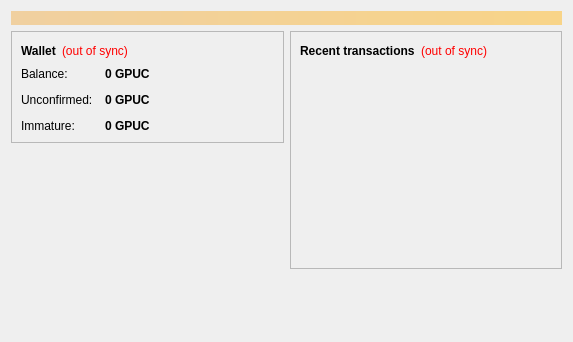
<?xml version="1.0" encoding="UTF-8"?>
<ui version="4.0">
 <class>OverviewPage</class>
 <widget class="QWidget" name="OverviewPage">
  <property name="geometry">
   <rect>
    <x>0</x>
    <y>0</y>
    <width>573</width>
    <height>342</height>
   </rect>
  </property>
  <property name="windowTitle">
   <string>Form</string>
  </property>
  <layout class="QVBoxLayout" name="topLayout">
   <item>
    <widget class="QLabel" name="labelAlerts">
     <property name="visible">
      <bool>false</bool>
     </property>
     <property name="styleSheet">
      <string notr="true">background-color: qlineargradient(x1: 0, y1: 0, x2: 1, y2: 0, stop:0 #F0D0A0, stop:1 #F8D488); color:#000000;</string>
     </property>
     <property name="wordWrap">
      <bool>true</bool>
     </property>
     <property name="margin">
      <number>3</number>
     </property>
    </widget>
   </item>
   <item>
    <layout class="QHBoxLayout" name="horizontalLayout" stretch="1,1">
     <item>
      <layout class="QVBoxLayout" name="verticalLayout_2">
       <item>
        <widget class="QFrame" name="frame">
         <property name="frameShape">
          <enum>QFrame::StyledPanel</enum>
         </property>
         <property name="frameShadow">
          <enum>QFrame::Raised</enum>
         </property>
         <layout class="QVBoxLayout" name="verticalLayout_4">
          <item>
           <layout class="QHBoxLayout" name="horizontalLayout_4">
            <item>
             <widget class="QLabel" name="label_5">
              <property name="font">
               <font>
                <weight>75</weight>
                <bold>true</bold>
               </font>
              </property>
              <property name="text">
               <string>Wallet</string>
              </property>
             </widget>
            </item>
            <item>
             <widget class="QLabel" name="labelWalletStatus">
              <property name="toolTip">
               <string>The displayed information may be out of date. Your wallet automatically synchronizes with the RealStackCoin network after a connection is established, but this process has not completed yet.</string>
              </property>
              <property name="styleSheet">
               <string notr="true">QLabel { color: red; }</string>
              </property>
              <property name="text">
               <string notr="true">(out of sync)</string>
              </property>
              <property name="alignment">
               <set>Qt::AlignLeading|Qt::AlignLeft|Qt::AlignVCenter</set>
              </property>
             </widget>
            </item>
            <item>
             <spacer name="horizontalSpacer_2">
              <property name="orientation">
               <enum>Qt::Horizontal</enum>
              </property>
              <property name="sizeHint" stdset="0">
               <size>
                <width>40</width>
                <height>20</height>
               </size>
              </property>
             </spacer>
            </item>
           </layout>
          </item>
          <item>
           <layout class="QFormLayout" name="formLayout_2">
            <property name="fieldGrowthPolicy">
             <enum>QFormLayout::AllNonFixedFieldsGrow</enum>
            </property>
            <property name="horizontalSpacing">
             <number>12</number>
            </property>
            <property name="verticalSpacing">
             <number>12</number>
            </property>
            <item row="0" column="0">
             <widget class="QLabel" name="label">
              <property name="text">
               <string>Balance:</string>
              </property>
             </widget>
            </item>
            <item row="0" column="1">
             <widget class="QLabel" name="labelBalance">
              <property name="font">
               <font>
                <weight>75</weight>
                <bold>true</bold>
               </font>
              </property>
              <property name="cursor">
               <cursorShape>IBeamCursor</cursorShape>
              </property>
              <property name="toolTip">
               <string>Your current balance</string>
              </property>
              <property name="text">
               <string notr="true">0 GPUC</string>
              </property>
              <property name="textInteractionFlags">
               <set>Qt::LinksAccessibleByMouse|Qt::TextSelectableByKeyboard|Qt::TextSelectableByMouse</set>
              </property>
             </widget>
            </item>
            <item row="1" column="0">
             <widget class="QLabel" name="label_3">
              <property name="text">
               <string>Unconfirmed:</string>
              </property>
             </widget>
            </item>
            <item row="1" column="1">
             <widget class="QLabel" name="labelUnconfirmed">
              <property name="font">
               <font>
                <weight>75</weight>
                <bold>true</bold>
               </font>
              </property>
              <property name="cursor">
               <cursorShape>IBeamCursor</cursorShape>
              </property>
              <property name="toolTip">
               <string>Total of transactions that have yet to be confirmed, and do not yet count toward the current balance</string>
              </property>
              <property name="text">
               <string notr="true">0 GPUC</string>
              </property>
              <property name="textInteractionFlags">
               <set>Qt::LinksAccessibleByMouse|Qt::TextSelectableByKeyboard|Qt::TextSelectableByMouse</set>
              </property>
             </widget>
            </item>
            <item row="2" column="0">
             <widget class="QLabel" name="labelImmatureText">
              <property name="text">
               <string>Immature:</string>
              </property>
             </widget>
            </item>
            <item row="2" column="1">
             <widget class="QLabel" name="labelImmature">
              <property name="font">
               <font>
                <weight>75</weight>
                <bold>true</bold>
               </font>
              </property>
              <property name="toolTip">
               <string>Mined balance that has not yet matured</string>
              </property>
              <property name="text">
               <string notr="true">0 GPUC</string>
              </property>
              <property name="textInteractionFlags">
               <set>Qt::LinksAccessibleByMouse|Qt::TextSelectableByKeyboard|Qt::TextSelectableByMouse</set>
              </property>
             </widget>
            </item>
           </layout>
          </item>
         </layout>
        </widget>
       </item>
       <item>
        <spacer name="verticalSpacer">
         <property name="orientation">
          <enum>Qt::Vertical</enum>
         </property>
         <property name="sizeHint" stdset="0">
          <size>
           <width>20</width>
           <height>40</height>
          </size>
         </property>
        </spacer>
       </item>
      </layout>
     </item>
     <item>
      <layout class="QVBoxLayout" name="verticalLayout_3">
       <item>
        <widget class="QFrame" name="frame_2">
         <property name="frameShape">
          <enum>QFrame::StyledPanel</enum>
         </property>
         <property name="frameShadow">
          <enum>QFrame::Raised</enum>
         </property>
         <layout class="QVBoxLayout" name="verticalLayout">
          <item>
           <layout class="QHBoxLayout" name="horizontalLayout_2">
            <item>
             <widget class="QLabel" name="label_4">
              <property name="text">
               <string>&lt;b&gt;Recent transactions&lt;/b&gt;</string>
              </property>
             </widget>
            </item>
            <item>
             <widget class="QLabel" name="labelTransactionsStatus">
              <property name="toolTip">
               <string>The displayed information may be out of date. Your wallet automatically synchronizes with the RealStackCoin network after a connection is established, but this process has not completed yet.</string>
              </property>
              <property name="styleSheet">
               <string notr="true">QLabel { color: red; }</string>
              </property>
              <property name="text">
               <string notr="true">(out of sync)</string>
              </property>
              <property name="alignment">
               <set>Qt::AlignRight|Qt::AlignTrailing|Qt::AlignVCenter</set>
              </property>
             </widget>
            </item>
            <item>
             <spacer name="horizontalSpacer">
              <property name="orientation">
               <enum>Qt::Horizontal</enum>
              </property>
              <property name="sizeHint" stdset="0">
               <size>
                <width>40</width>
                <height>20</height>
               </size>
              </property>
             </spacer>
            </item>
           </layout>
          </item>
          <item>
           <widget class="QListView" name="listTransactions">
            <property name="styleSheet">
             <string notr="true">QListView { background: transparent; }</string>
            </property>
            <property name="frameShape">
             <enum>QFrame::NoFrame</enum>
            </property>
            <property name="verticalScrollBarPolicy">
             <enum>Qt::ScrollBarAlwaysOff</enum>
            </property>
            <property name="horizontalScrollBarPolicy">
             <enum>Qt::ScrollBarAlwaysOff</enum>
            </property>
            <property name="selectionMode">
             <enum>QAbstractItemView::NoSelection</enum>
            </property>
           </widget>
          </item>
         </layout>
        </widget>
       </item>
       <item>
        <spacer name="verticalSpacer_2">
         <property name="orientation">
          <enum>Qt::Vertical</enum>
         </property>
         <property name="sizeHint" stdset="0">
          <size>
           <width>20</width>
           <height>40</height>
          </size>
         </property>
        </spacer>
       </item>
      </layout>
     </item>
    </layout>
   </item>
  </layout>
 </widget>
 <resources/>
 <connections/>
</ui>
